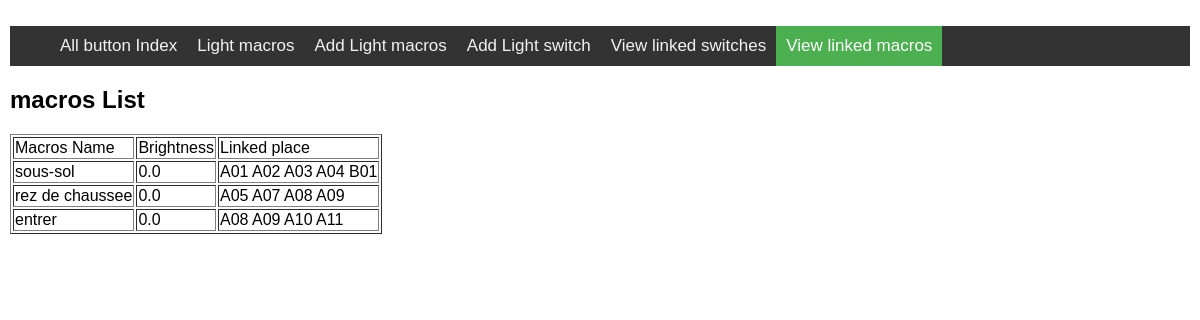
The app's page /macros_list with its own data.
### tables this page shows
CREATE TABLE macros (name TEXT, brightness REAL, eol TEXT, places TEXT);

### my_flask_app.py (the view)
@app.route('/macros_list')
def macros_list():
    form = MacroForm()
    rows = db_func.get_all_in_db("macros")
    return render_template("macros_list.html", rows=rows, form=form)

### db_functions.py (called while the page is built)
def get_all_in_db(table_name):
    try:
        con = sqlite3.connect(database_name)
        c = con.cursor()
        command = "SELECT * FROM " + table_name
        c.execute(command)
        rows = c.fetchall()
        list = rows[1:]
        c.close()
    except sqlite3.Error as error:
        message = "Failed to update sqlite table", error
        print(message)
    finally:
        if (con):
            con.close()
    return list

### templates/macros_list.html (shortened to what this page needs)
{% extends 'base.html' %}
{% set active_page = "macros_list" %}
{% block header %}
    <h1>{% block title %}macros List{% endblock %}</h1>
{% endblock %}
{% block content %}
    <form method="POST" action="{{ url_for('macros_list') }}">
        <table border = 1>
            <thead>
                <td>Macros Name</td>
                <td>Brightness</td>
                <td>Linked place</td>
             </thead>
            {% for row in rows %}
                <tr>
                    <td> {{ row[0] }} </td>
                    <td> {{ row[1] }} </td>
                    <td> {{ row[3] }}</td>
                </tr>
            {% endfor %}
        </table>
    </form>
{% endblock %}

### records on screen
macros: name "sous-sol", brightness "0.0", places "A01 A02 A03 A04 B01"
macros: name "rez de chaussee", brightness "0.0", places "A05 A07 A08 A09"
macros: name "entrer", brightness "0.0", places "A08 A09 A10 A11"

### other values on screen
{{ caption|e }} "All button Index" "Light macros" "Add Light macros" "Add Light switch" "View linked switches" "View linked macros"
